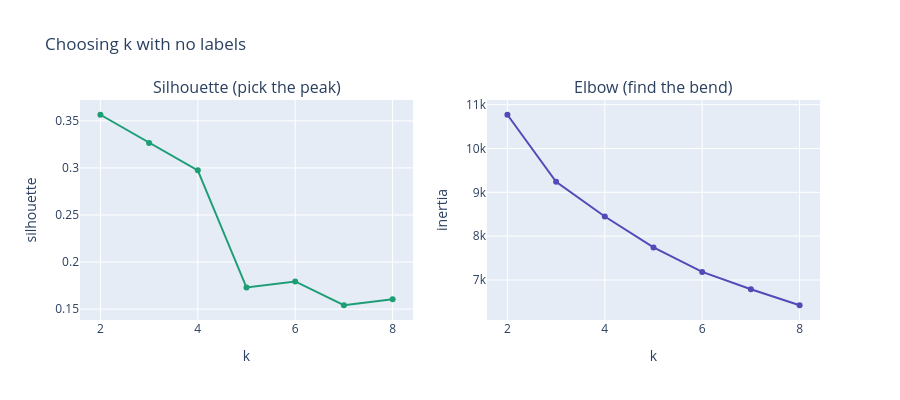

The notebook cell this image was saved under:
### Markdown cell above
## Step 4 — Choose k by silhouette (no labels needed)

In real life you don't know how many clusters exist. Sweep k, compute the silhouette for each, pick the peak. (We secretly know it's 2 — good confirmation.)

### Code cell
ks = range(2, 9)
sils, inertias = [], []
for k in ks:
    km = KMeans(n_clusters=k, n_init=10, random_state=0).fit(X_work)
    sils.append(silhouette_score(X_work, km.labels_))
    inertias.append(km.inertia_)

fig = make_subplots(rows=1, cols=2, subplot_titles=('Silhouette (pick the peak)', 'Elbow (find the bend)'))
fig.add_trace(go.Scatter(x=list(ks), y=sils, mode='lines+markers', marker_color='#1D9E75'), row=1, col=1)
fig.add_trace(go.Scatter(x=list(ks), y=inertias, mode='lines+markers', marker_color='#534AB7'), row=1, col=2)
fig.update_xaxes(title_text='k', row=1, col=1); fig.update_xaxes(title_text='k', row=1, col=2)
fig.update_yaxes(title_text='silhouette', row=1, col=1); fig.update_yaxes(title_text='inertia', row=1, col=2)
fig.update_layout(width=900, height=400, showlegend=False,
    title='Choosing k with no labels')
fig.show()

best_k = list(ks)[int(np.argmax(sils))]
print(f"Best k by silhouette: {best_k}")
for k, s in zip(ks, sils): print(f"  k={k}: silhouette={s:.3f}")

### Figure 1 — Plotly figure (JSON) as saved in the notebook; plotly's stock layout.template omitted (floating-point values rounded to 4 significant figures)
{"data": [{"marker": {"color": "#1D9E75"}, "mode": "lines+markers", "type": "scatter", "x": [2, 3, 4, 5, 6, 7, 8], "xaxis": "x", "y": [0.3565, 0.3265, 0.2974, 0.173, 0.1794, 0.1541, 0.1604], "yaxis": "y"}, {"marker": {"color": "#534AB7"}, "mode": "lines+markers", "type": "scatter", "x": [2, 3, 4, 5, 6, 7, 8], "xaxis": "x2", "y": [10770.0, 9239.0, 8448.0, 7743.0, 7184.0, 6788.0, 6423.0], "yaxis": "y2"}], "layout": {"annotations": [{"font": {"size": 16}, "showarrow": false, "text": "Silhouette (pick the peak)", "x": 0.225, "xanchor": "center", "xref": "paper", "y": 1, "yanchor": "bottom", "yref": "paper"}, {"font": {"size": 16}, "showarrow": false, "text": "Elbow (find the bend)", "x": 0.775, "xanchor": "center", "xref": "paper", "y": 1, "yanchor": "bottom", "yref": "paper"}], "height": 400, "showlegend": false, "title": {"text": "Choosing k with no labels"}, "width": 900, "xaxis": {"anchor": "y", "domain": [0, 0.45], "title": {"text": "k"}}, "xaxis2": {"anchor": "y2", "domain": [0.55, 1], "title": {"text": "k"}}, "yaxis": {"anchor": "x", "domain": [0, 1], "title": {"text": "silhouette"}}, "yaxis2": {"anchor": "x2", "domain": [0, 1], "title": {"text": "inertia"}}}}
